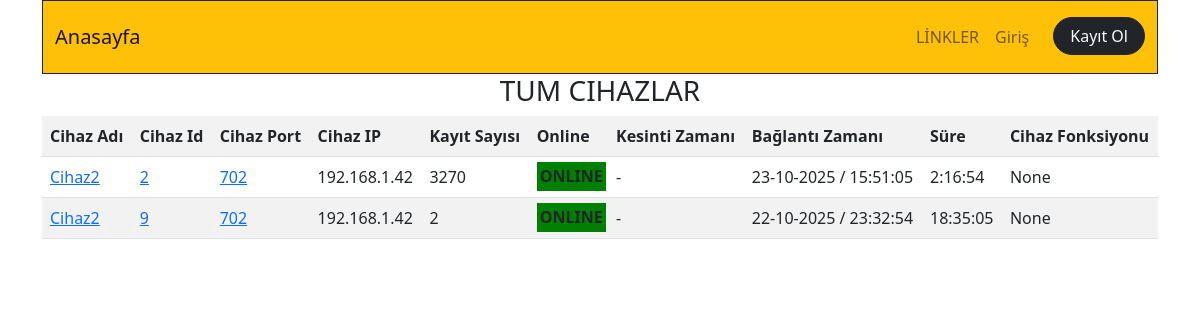
Page /cihazlar_tum on the earlier database version.
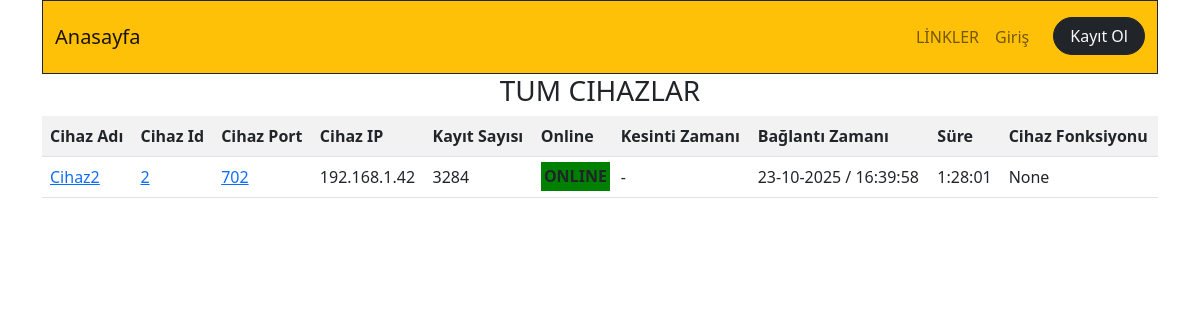
Same page on the later database version.
### app_monitor/models.py (models this page shows, shortened)
class Device(models.Model):
    device_id=models.IntegerField(primary_key=True,db_column='ID')
    device_name=models.CharField(blank=True,null=True, max_length=20)
    device_ip=models.CharField(blank=True,null=True, max_length=20)
    device_port=models.IntegerField(blank=True,null=True)
    device_function=models.CharField(blank=True,null=True, max_length=20)
    device_state=models.BooleanField(blank=True,null=True,default=False) #241225
    def __str__(self):
        return(f"{self.device_id}")

class Event(models.Model):
    id=models.BigAutoField(primary_key=True,db_column='ID')
    device_id=models.ForeignKey(Device,on_delete=models.CASCADE,null=True, blank=True)
    device_name=models.CharField(blank=True,null=True, max_length=50)
    alarm_id=models.ForeignKey(Alarm,on_delete=models.CASCADE,null=True, blank=True)
    alarm_name=models.CharField(blank=True,null=True, max_length=50)
    event_active=models.BooleanField(default=True) #alarm devam ediyor mu?  241225
    start_time=models.DateTimeField(blank=True,null=True)
    finish_time=models.DateTimeField(blank=True,null=True)
    info=models.CharField(blank=True,null=True, max_length=50)
    def __str__(self):
        return f"Device name:{self.device_name}--Device ID:{self.device_name}--{self.alarm_name}--{self.start_time}"

### app_monitor/views.py (the view)
# urls.py: path('cihazlar_tum',devices_all,name="devices_all"), #<str:**> parametresi çok dikkatli kullanılmalı,string oldugu için diğer url leri ezmektedir. Ayrıca cihazlar/ şeklinde bir yol da eklenmelidir.
def devices_all(request):
    devices_all=Device.objects.all()
    datetime_now=datetime.now()
    devices_online=[]
    cihaz_isimleri_query=Temperature.objects.values("device_name").distinct()
    cihaz_isimleri=[]
    for cihaz in cihaz_isimleri_query:
        cihaz_isimleri.append(list(cihaz.values())[0]) #cihaz isimlerini dizi olarak elde ettik. 250101
    print(f"devices_all:{devices_all}")
    for device in devices_all:
        try:
            if device.event_set.filter(alarm_id=1).last().event_active == False:
                devices_online.append(device.device_id)
                print(f"datetime_now- device.temperature_set.last.date() {device.temperature_set.last().device_id}: {datetime.timestamp(datetime_now) - datetime.timestamp(device.temperature_set.last().date) }")
        except Exception as e:
            print(f"device_id:{device.device_id} için henüz kesinti alarmı (Alarm ID:1) oluşmamış: {str(e)}")
    print(f"online cihazlar: {devices_online}")
    context=dict(
        devices_all=devices_all,
        devices_online=devices_online,
        cihaz_isimleri=cihaz_isimleri,
    )
    return render(request,"app_monitor/devices_all.html",context)

### app_monitor/templatetags/template_tags.py (called while the page is built)
@register.filter
def last_event_active(devices,alarm_id):
    last_event=devices.event_set.filter(alarm_id=alarm_id).last()
    last_event_status=last_event.event_active
    if last_event_status == True:
        print("last_event_active: TRUE")
        return True
    else:
        print("last_event_active: FALSE")
        return False

@register.filter
def last_event_finishdate(devices,alarm_id):
    try:
        last_event=devices.event_set.filter(alarm_id=alarm_id).last()
        print(f"devices.event_set.filter(alarm_id=alarm_id).last(): {devices.event_set.filter(alarm_id=alarm_id).last()}")
        last_event_finishtdate_formatsiz=last_event.finish_time
        print(f"last_event.finish_time: {last_event.finish_time}")
        last_event_finishdate=datetime.strftime(last_event_finishtdate_formatsiz,'%d-%m-%Y / %H:%M:%S')
        print("datetime.strftime(last_event_finishtdate_formatsiz,'%d-%m-%Y %H:%M:%S'): {last_event_finishdate}")
        return last_event_finishdate
    except Exception as e:
        print(f"Exception var,finishdate yok,cihaz çalışıyor: {str(e)}")
        return "-"

### app_monitor/templates/app_monitor/devices_all.html (shortened to what this page needs)
{% extends "core/base_without_navbar.html" %}
{% load static %}
{% load template_tags %}
{% block content %}
<div class="container">
        <nav
        class="container-fluid navbar navbar-expand-lg bg-warning border border-bottom border-dark  opacity-99 ">
        <div class="container-fluid py-2 ">
            <a class="navbar-brand" href="/app_monitor">Anasayfa</a>
        <div class="collapse navbar-collapse" id="navbarNavAltMarkup">
            <ul class="navbar-nav ms-auto">
                <li class="nav-item dropdown_hover">
                    <a class="nav-link" href="#" role="button" data-bs-toggle="dropdown" aria-expanded="false">
                        LİNKLER
                    </a>
                </li>
                {% if request.user.is_authenticated %}
                <li class="nav-item dropdown">
                    <a class="nav-link dropdown-toggle" href="#" role="button" data-bs-toggle="dropdown" aria-expanded="false">
                        {{ request.user.username }}
                    </a>
                    <ul class="dropdown-menu">
                        <li><a class="dropdown-item" href=" {{ request.user.profile }} ">Edit Profile</a></li>
                        <li><a class="dropdown-item" href=" {{ request.user.profile }} ">All {{ request.user.profile }} Posts </a></li>
                    </ul>
                </li>
                <li class="nav-item">
                    <a class=" btn btn-dark text-light px-3 rounded-pill ms-3" href="{% url 'app_user_profile:logout_view' %} ">Çıkış</a>
                </li>
                {% else  %}
                <li class="nav-item">
                    <a class="nav-link" href="{% url 'app_user_profile:login_view' %} ">Giriş</a>
                </li>
                <li class="nav-item">
                    <a class=" btn btn-dark text-light px-3 rounded-pill ms-3" href="{% url 'app_user_profile:register_view' %} ">Kayıt Ol</a>
                </li>
                {% endif %}
            </ul>
        </div>
    </div>
</nav>
<h3 class="text-center">TUM CIHAZLAR</h3>
<table class="table table-striped tablo-online">
    <th>Cihaz Adı</th>
    <th>Cihaz Id</th>
    <th>Cihaz Port</th>
    <th>Cihaz IP</th>
    <th>Kayıt Sayısı</th>
    <th>Online</th>
    <th>Kesinti Zamanı</th>
    <th>Bağlantı Zamanı</th>
    <th>Süre</th>
    <th>Cihaz Fonksiyonu</th>
    {% for devices in devices_all %}
    <tr class="device-row">
        <td><a href="/app_monitor/cihazlar/cihaz_adi={{devices.device_name}}" target="_blank">{{devices.device_name}}</a></td>
        <td> <a href="/app_monitor/cihazlar/cihaz_id={{devices.device_id}}" target="_blank">{{devices.device_id}}</a></td>
        <td> <a href="/app_monitor/cihazlar/cihaz_port={{devices.device_port}}" target="_blank">{{devices.device_port}}</a></td>
        <td>{{devices.device_ip}} </td>
        <td>{{devices.temperature_set.all.count}} </td>
        <td>
            {% if  devices.device_id in devices_online %}
            <b class="b-online-check" style="background-color: green;padding: 5%;">ONLINE</b>
            {% else %}
            <b class="b-online-check" style="background-color: red;padding: 5%;">OFFLINE</b>
            {% endif %}
        </td>
        {% if devices|last_event_active:1  %} {% comment "KESINTI ZAMANI" %}{% endcomment %}
        {% comment %} <td>{{devices.temperature_set.last.date|date:"d-m-Y"}} {{devices.temperature_set.last.date|time:"H:i:s"}} </td> {% endcomment %}
        <td> {{devices|last_event_startdate:1}} </td>
        {% else %}
        <td> - </td>
        {% endif %}
        {% if devices|last_event_active:1  %} {% comment "BAĞLANTI ZAMANI" %}{% endcomment %}
        <td> - </td>
        {% else %}
        <td> {{devices|last_event_finishdate:1}} </td>
        {% endif %}
        {% if devices|last_event_active:1  %} {% comment "SURE" %}{% endcomment %}
        <td> {{ devices|outage_device_duration:1 }} </td>
        {% else %}
        <td> {{ devices|active_device_duration:1 }} </td>
        {% endif %}
        <td>{{devices.device_function}} </td>
    </tr>
    {% endfor %}
</table>
</div>
{% endblock content %}

Differences in the rows shown:
removed Device: device_name "Cihaz2", device_id "9", device_port "702", device_ip "192.168.1.42", temperature_set.all.count "2", shows "ONLINE", ID.finish_time "22-10-2025 / 23:32:54", ID.finish_time "18:35:05", device_function "None"
computed for Device "Cihaz2": temperature_set.all.count "3270" → "3284"; ID.finish_time "23-10-2025 / 15:51:05" → "23-10-2025 / 16:39:58"; ID.finish_time "2:16:54" → "1:28:01"
